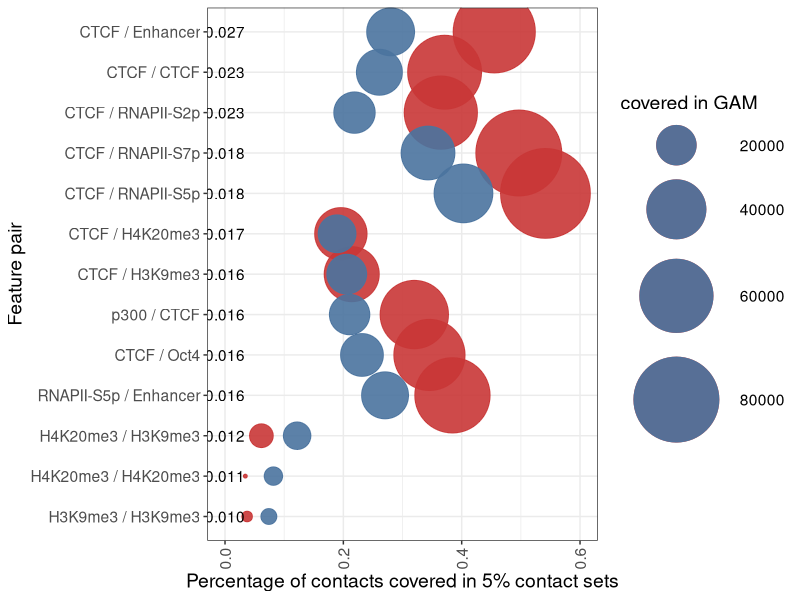

Source code (R):
library(dplyr)
library(tidyr)
library(readr)
library(forcats)
library(ggplot2)
library(ggrepel)
library("RColorBrewer")
library(patchwork)

setwd(dirname(rstudioapi::getActiveDocumentContext()$path))

options(scipen=9)
options(digits=2)

cGAM="#c83737"
cHiC="#4a739f"


bcolors = colorRampPalette(brewer.pal(9, "Blues"))(10)

mytheme = 
  theme_bw() + 
  theme(legend.position = "right")+
  theme(text = element_text(size=14))


catcolors.spec=c("strong"="#828282",
                 "common"="#828282",
                 "GAM"="#c83737",
                 "HiC"="#4a739f",
                 "GAM.strong"="#FF6900",
                 "HiC.strong"="#779AFF",
                 "strongcommon"="#ff990cdd"
)



###################
## 5% sets

enrichments = read_tsv("./data/ST8 - Feature pair enrichments.tsv") %>% 
  left_join(read_tsv("./data/feature_enrichments/sampled_005_pairfeatures.tsv")) #add frequencies from randomized background data

enrichments = enrichments  %>% 
  mutate(dselected = rank( desc(`Mean discriminatory power (Gini)`)), selected = rank(desc(`Mean discriminatory power (Gini)`))<11 | `HiC rank enrichment`<4)

enrichments_dtop10 = enrichments %>% 
  filter(selected) %>%
  mutate(FeatureF = fct_reorder(`Feature pair`, (`Mean discriminatory power (Gini)`)))

# Fig 3c
ggplot(enrichments_dtop10) + 
  geom_point(aes(x = FeatureF, y = `% covered in GAM`, size = `covered in GAM`), alpha = 0.9, color = cGAM) +
  geom_point(aes(x = FeatureF, y = `% covered in Hi-C`, size = `covered in Hi-C`), alpha = 0.9, color = cHiC) +
  scale_size(range = c(1, 30))+  # Adjust the range of points size
  geom_text(aes(label=sprintf("%.3f", `Mean discriminatory power (Gini)`), x=FeatureF), y=0)+
  mytheme+
  xlab("Feature pair") +
  ylab("Percentage of contacts covered in 5% contact sets") +
  theme(axis.text.x = element_text(angle = 90, vjust = 0.5, hjust=1))+ 
  ylim(c(0,0.6))+ 
  #theme(legend.position="bottom")+
  coord_flip() 
